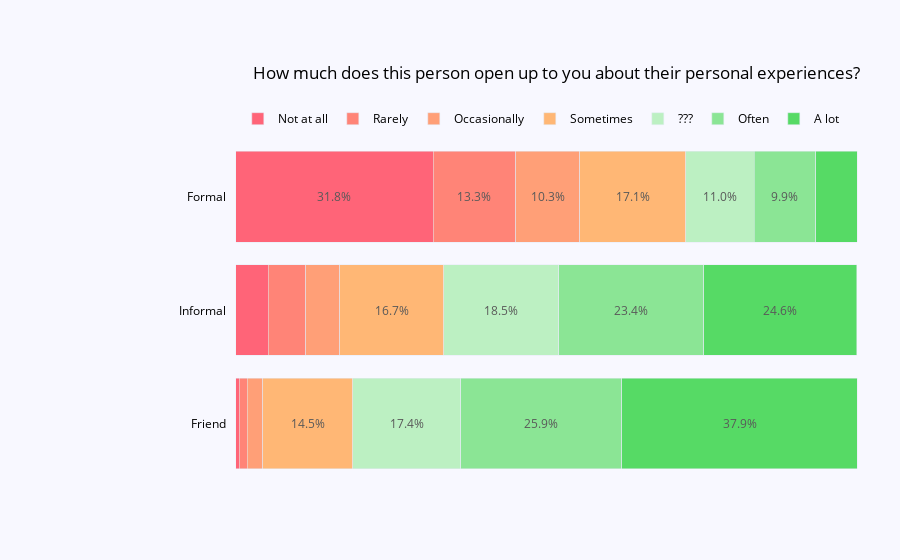

The notebook cell saved with this chart:
### Code cell
vertical_stack_percent_bar('disclose.open.t','How much does this person open up to you about their personal experiences?')

### Figure 1 — Plotly figure (JSON) as saved in the notebook; plotly's stock layout.template omitted (floating-point values rounded to 4 significant figures)
{"data": [{"hovertemplate": "<b>%{x}%</b><extra></extra>", "marker": {"color": "#FF6478"}, "orientation": "h", "showlegend": false, "type": "bar", "x": [0.6], "y": ["Friend"]}, {"hovertemplate": "<b>%{x}%</b><extra></extra>", "marker": {"color": "#FF6478"}, "orientation": "h", "showlegend": false, "type": "bar", "x": [5.3], "y": ["Informal"]}, {"hovertemplate": "<b>%{x}%</b><extra></extra>", "marker": {"color": "#FF6478"}, "name": "Not at all", "orientation": "h", "showlegend": true, "type": "bar", "x": [31.8], "y": ["Formal"]}, {"hovertemplate": "<b>%{x}%</b><extra></extra>", "marker": {"color": "#FF8477"}, "orientation": "h", "showlegend": false, "type": "bar", "x": [1.3], "y": ["Friend"]}, {"hovertemplate": "<b>%{x}%</b><extra></extra>", "marker": {"color": "#FF8477"}, "orientation": "h", "showlegend": false, "type": "bar", "x": [6], "y": ["Informal"]}, {"hovertemplate": "<b>%{x}%</b><extra></extra>", "marker": {"color": "#FF8477"}, "name": "Rarely", "orientation": "h", "showlegend": true, "type": "bar", "x": [13.3], "y": ["Formal"]}, {"hovertemplate": "<b>%{x}%</b><extra></extra>", "marker": {"color": "#FF9F77"}, "orientation": "h", "showlegend": false, "type": "bar", "x": [2.5], "y": ["Friend"]}, {"hovertemplate": "<b>%{x}%</b><extra></extra>", "marker": {"color": "#FF9F77"}, "orientation": "h", "showlegend": false, "type": "bar", "x": [5.5], "y": ["Informal"]}, {"hovertemplate": "<b>%{x}%</b><extra></extra>", "marker": {"color": "#FF9F77"}, "name": "Occasionally", "orientation": "h", "showlegend": true, "type": "bar", "x": [10.3], "y": ["Formal"]}, {"hovertemplate": "<b>%{x}%</b><extra></extra>", "marker": {"color": "#FFB775"}, "orientation": "h", "showlegend": false, "type": "bar", "x": [14.5], "y": ["Friend"]}, {"hovertemplate": "<b>%{x}%</b><extra></extra>", "marker": {"color": "#FFB775"}, "orientation": "h", "showlegend": false, "type": "bar", "x": [16.7], "y": ["Informal"]}, {"hovertemplate": "<b>%{x}%</b><extra></extra>", "marker": {"color": "#FFB775"}, "name": "Sometimes", "orientation": "h", "showlegend": true, "type": "bar", "x": [17.1], "y": ["Formal"]}, {"hovertemplate": "<b>%{x}%</b><extra></extra>", "marker": {"color": "#BCF0C2"}, "orientation": "h", "showlegend": false, "type": "bar", "x": [17.4], "y": ["Friend"]}, {"hovertemplate": "<b>%{x}%</b><extra></extra>", "marker": {"color": "#BCF0C2"}, "orientation": "h", "showlegend": false, "type": "bar", "x": [18.5], "y": ["Informal"]}, {"hovertemplate": "<b>%{x}%</b><extra></extra>", "marker": {"color": "#BCF0C2"}, "name": "???", "orientation": "h", "showlegend": true, "type": "bar", "x": [11], "y": ["Formal"]}, {"hovertemplate": "<b>%{x}%</b><extra></extra>", "marker": {"color": "#8BE595"}, "orientation": "h", "showlegend": false, "type": "bar", "x": [25.9], "y": ["Friend"]}, {"hovertemplate": "<b>%{x}%</b><extra></extra>", "marker": {"color": "#8BE595"}, "orientation": "h", "showlegend": false, "type": "bar", "x": [23.4], "y": ["Informal"]}, {"hovertemplate": "<b>%{x}%</b><extra></extra>", "marker": {"color": "#8BE595"}, "name": "Often", "orientation": "h", "showlegend": true, "type": "bar", "x": [9.9], "y": ["Formal"]}, {"hovertemplate": "<b>%{x}%</b><extra></extra>", "marker": {"color": "#56DA65"}, "orientation": "h", "showlegend": false, "type": "bar", "x": [37.9], "y": ["Friend"]}, {"hovertemplate": "<b>%{x}%</b><extra></extra>", "marker": {"color": "#56DA65"}, "orientation": "h", "showlegend": false, "type": "bar", "x": [24.6], "y": ["Informal"]}, {"hovertemplate": "<b>%{x}%</b><extra></extra>", "marker": {"color": "#56DA65"}, "name": "A lot", "orientation": "h", "showlegend": true, "type": "bar", "x": [6.7], "y": ["Formal"]}], "layout": {"annotations": [{"align": "right", "font": {"color": "black", "size": 12}, "showarrow": false, "text": "Friend", "x": 0.14, "xanchor": "right", "xref": "paper", "y": "Friend", "yref": "y"}, {"font": {"color": "#595959", "size": 12}, "showarrow": false, "text": "14.5%", "x": 11.65, "xref": "x", "y": "Friend", "yref": "y"}, {"font": {"color": "#595959", "size": 12}, "showarrow": false, "text": "17.4%", "x": 27.6, "xref": "x", "y": "Friend", "yref": "y"}, {"font": {"color": "#595959", "size": 12}, "showarrow": false, "text": "25.9%", "x": 49.25, "xref": "x", "y": "Friend", "yref": "y"}, {"font": {"color": "#595959", "size": 12}, "showarrow": false, "text": "37.9%", "x": 81.15, "xref": "x", "y": "Friend", "yref": "y"}, {"align": "right", "font": {"color": "black", "size": 12}, "showarrow": false, "text": "Informal", "x": 0.14, "xanchor": "right", "xref": "paper", "y": "Informal", "yref": "y"}, {"font": {"color": "#595959", "size": 12}, "showarrow": false, "text": "16.7%", "x": 25.15, "xref": "x", "y": "Informal", "yref": "y"}, {"font": {"color": "#595959", "size": 12}, "showarrow": false, "text": "18.5%", "x": 42.75, "xref": "x", "y": "Informal", "yref": "y"}, {"font": {"color": "#595959", "size": 12}, "showarrow": false, "text": "23.4%", "x": 63.7, "xref": "x", "y": "Informal", "yref": "y"}, {"font": {"color": "#595959", "size": 12}, "showarrow": false, "text": "24.6%", "x": 87.7, "xref": "x", "y": "Informal", "yref": "y"}, {"align": "right", "font": {"color": "black", "size": 12}, "showarrow": false, "text": "Formal", "x": 0.14, "xanchor": "right", "xref": "paper", "y": "Formal", "yref": "y"}, {"font": {"color": "#595959", "size": 12}, "showarrow": false, "text": "31.8%", "x": 15.9, "xref": "x", "y": "Formal", "yref": "y"}, {"font": {"color": "#595959", "size": 12}, "showarrow": false, "text": "13.3%", "x": 38.45, "xref": "x", "y": "Formal", "yref": "y"}, {"font": {"color": "#595959", "size": 12}, "showarrow": false, "text": "10.3%", "x": 50.25, "xref": "x", "y": "Formal", "yref": "y"}, {"font": {"color": "#595959", "size": 12}, "showarrow": false, "text": "17.1%", "x": 63.95, "xref": "x", "y": "Formal", "yref": "y"}, {"font": {"color": "#595959", "size": 12}, "showarrow": false, "text": "11.0%", "x": 78, "xref": "x", "y": "Formal", "yref": "y"}, {"font": {"color": "#595959", "size": 12}, "showarrow": false, "text": "9.9%", "x": 88.45, "xref": "x", "y": "Formal", "yref": "y"}], "barmode": "stack", "font": {"color": "black", "size": 12}, "legend": {"itemclick": false, "orientation": "h", "traceorder": "normal", "x": 0.94, "xanchor": "right", "y": 1.02, "yanchor": "bottom"}, "margin": {"b": 80, "l": 120, "r": 10, "t": 140}, "paper_bgcolor": "rgb(248, 248, 255)", "plot_bgcolor": "rgb(248, 248, 255)", "title": {"text": "How much does this person open up to you about their personal experiences?", "x": 0.955, "y": 0.88}, "xaxis": {"domain": [0.15, 1], "showgrid": false, "showline": false, "showticklabels": false, "zeroline": false}, "yaxis": {"showgrid": false, "showline": false, "showticklabels": false, "zeroline": false}}}
